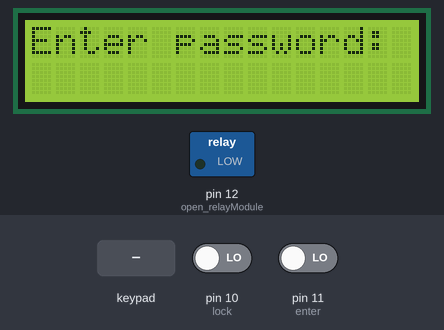
The sketch below on a simulated Arduino Uno, built with avr-gcc and run on an emulated ATmega328P. Shown: 16×2 character LCD, switched loads named in the sketch (green lamp = pin HIGH). Inputs (shaded band) come from the test bench; at power-on: pin 11 (enter) LOW, pin 10 (lock) LOW.

Above: at 1.2 s.
1.3 s: keypad keys 1 2 3 4 # pressed 0.4 s apart
At 4.3 s:
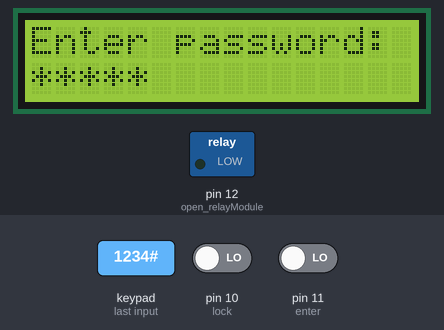
4.8 s: pin 11 (enter) driven HIGH
At 5.9 s:
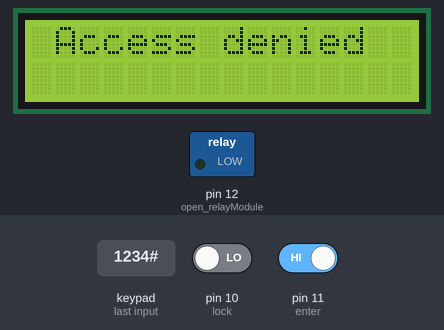
7.8 s: key 'A' pressed
At 9.02 s:
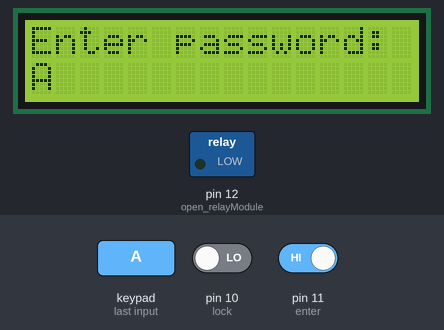
10.6 s: key 'B' pressed
13.6 s: pin 11 (enter) driven LOW
At 16.3 s:
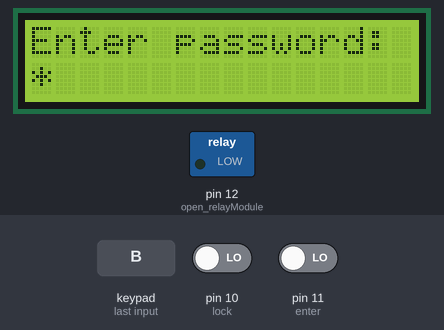
16.6 s: keypad keys 1 2 3 4 A pressed 0.4 s apart
At 19.8 s:
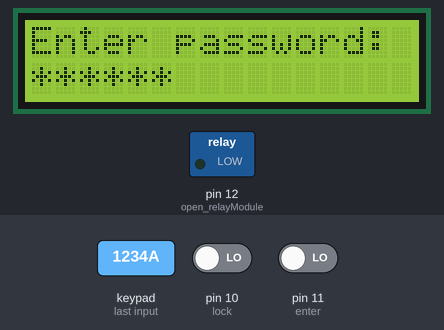
Timing chart, 0 to 21.1 s (numbered marks = the images above; inputs shaded):
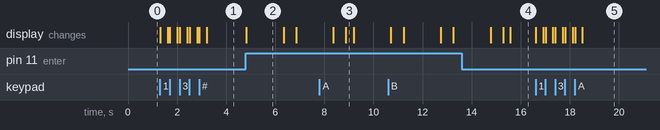

Measured:
- after the input at 1.3 s, the display: first changes at once (image 1 shows a later state)
- after the input at 4.8 s, the display: changes at once (image 2)
- after the input at 7.8 s, the display: first differs from a run without the input after 1.1 s (image 3)
- after the input at 13.6 s, the display: first differs from a run without the input after 2.0 s (image 4)
- after the input at 16.6 s, the display: first changes at once (image 5 shows a later state)
- what the display in image 2 shows lasts 1.5 s, from 4.8 s to 6.3 s

The sketch:

MotorLock.ino
```cpp
#include <Keypad.h>
#include <Wire.h>
#include <LiquidCrystal_I2C.h>

LiquidCrystal_I2C lcd(0x27, 20, 4);

const byte ROWS = 4;
const byte COLS = 4;
char keys[ROWS][COLS] = {
  { '1', '2', '3', 'A' },
  { '4', '5', '6', 'B' },
  { '7', '8', '9', 'C' },
  { '*', '0', '#', 'D' }
};
byte rowPins[ROWS] = { 9, 8, 7, 6 };
byte colPins[COLS] = { 5, 4, 3, 2 };
Keypad keypad = Keypad(makeKeymap(keys), rowPins, colPins, ROWS, COLS);

#define lock 10
#define enter 11
#define open_relayModule 12
bool isEnter = false;
bool lockIt = false;
bool isOpen = false;
int i = 0;
char pass[16];
const char correct_pass[] = "1234";  // you can change it but don't forget to change what i equals in

void locked();
void pressedKey();
void check();

void setup() {
  Serial.begin(9600);


  pinMode(lock, INPUT);
  pinMode(enter, INPUT);
  pinMode(open_relayModule, OUTPUT);
  digitalWrite(open_relayModule, LOW);// in the beginning motor is OFF

  lcd.begin(16, 2);
  lcd.backlight();
  lcd.setCursor(0, 0);
  lcd.print("Enter password:");
  lcd.setCursor(0, 1);
}

void loop() {

  lockIt = digitalRead(lock);
  isEnter = digitalRead(enter);
  if (lockIt) locked();

  char key = keypad.getKey();
  if (key && !isOpen) pressedKey(key);
  if (isEnter) check();
}

void pressedKey(char key)
{
  lcd.print(key);
  delay(300);
  lcd.setCursor(i, 1);
  lcd.print('*');
  pass[i] = key;
  i++;
}

void locked()
{
  lcd.clear();
  i = 0;
  strcpy(pass, "");
  lcd.setCursor(0, 0);
  lcd.print("Enter password:");
  lcd.setCursor(0, 1);
  digitalWrite(open_relayModule, LOW); // motor is OFF
  isOpen = false;
  delay(500);
}

void check()
{
  if(i==4 && (!strcmp(correct_pass, pass)))
  {
    lcd.clear();
    lcd.setCursor(1,0);
    lcd.print("Access granted");
    digitalWrite(open_relayModule, HIGH); // motor is ON
    delay(1000);
    lcd.setCursor(1,1);
    lcd.print("Motor is ON");
    isOpen = true;
  }
  else
  {
    lcd.clear();
    lcd.setCursor(1,0);
    lcd.print("Access denied");
    delay(1500);
    locked();
  }
}
```
